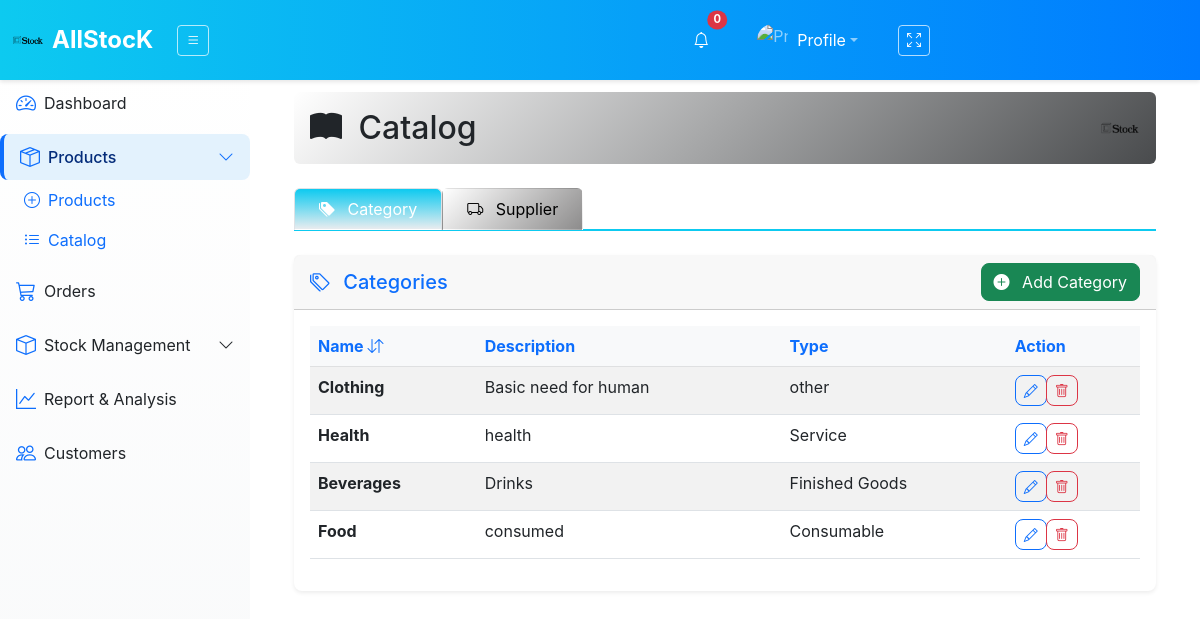
/product/catalog/, run on the app's committed database.
### inventory_sys/models.py (models this page shows, shortened)
class Category(models.Model):
    name = models.CharField(max_length=255, unique=True)
    description = models.TextField(blank=True, null=True)
    category_type = models.CharField(max_length=20, choices=CATEGORY_TYPES, default='finished_goods')
    created_at = models.DateTimeField(auto_now_add=True)

### inventory_sys/views.py (the view, shortened to what this page needs)
# urls.py: path('product/catalog/', views.catalog, name='catalog'),
def catalog(request):
    categories_list = Category.objects.all().order_by('-id')
    suppliers_list = Supplier.objects.all().order_by('-id')
    category_paginator = Paginator(categories_list, 8)
    supplier_paginator = Paginator(suppliers_list, 8)
    category_page_number = request.GET.get('category_page')
    supplier_page_number = request.GET.get('supplier_page')
    categories = category_paginator.get_page(category_page_number)
    suppliers = supplier_paginator.get_page(supplier_page_number)
    context = {
        'categories': categories,
        'suppliers': suppliers,
    }
    return render(request, 'InvApp/catalog.html', context)

### inventory_sys/templates/InvApp/catalog.html (shortened to what this page needs)
{% extends "InvApp/layout.html" %}
{% load static %}
{% block content %}
<div class="container-fluid pt-3">
    <div class="d-flex justify-content-between align-items-center mb-4 p-3 rounded" style="background: linear-gradient(135deg, #ffffff 0%, #494b4d 100%); color: #fff;">
        <h2 class="m-0 text-dark"><i class="bi bi-book-fill me-2"></i> Catalog</h2>
        <img src="{% static 'images/logo-sm.png' %}" alt="Logo" style="height: 40px; opacity: 0.9;">
    </div>
    <ul class="nav nav-tabs mb-4" id="mainTabs" role="tablist" style="border-bottom: 2px solid #0dcaf0;">
        <li class="nav-item" role="presentation">
            <button class="nav-link tab-button  active rounded-top px-4 py-2" id="category-tab" data-bs-toggle="tab" data-bs-target="#category" type="button" role="tab" >
                <i class="bi bi-tags-fill me-2"></i> Category
            </button>
        </li>
        <li class="nav-item" role="presentation">
            <button class="nav-link tab-button rounded-top px-4 py-2" id="supplier-tab" data-bs-toggle="tab" data-bs-target="#supplier" type="button" role="tab" style="background: linear-gradient(180deg, #28a745 0%, #e9ecef 100%); color: #fff;">
                <i class="bi bi-truck me-2"></i> Supplier
            </button>
        </li>
    </ul>
    <div class="tab-content mt-3" id="mainTabsContent">
        <div class="tab-pane fade show active" id="category" role="tabpanel">
            <div class="card border-0 shadow-sm rounded-3">
                <div class="card-header  text-primary d-flex justify-content-between align-items-center">
                    <h5 class="mb-0"><i class="bi bi-tags me-2"></i> Categories</h5>
                    <button class="btn btn-success rounded-3" data-bs-toggle="modal" data-bs-target="#addCategoryModal">
                        <i class="bi bi-plus-circle-fill me-2"></i> Add Category
                    </button>
                </div>
                <div class="card-body">
                    <div class="table-responsive">
                        <table id="example" class="table  table-hover table-striped" style="width:100%">
                            <thead class="table-light">
                                <tr>
                                    <th class="text-primary">Name <i class="bi bi-arrow-down-up sort-icon" data-column="name"></i></th>
                                    <th>Description</th>
                                    <th>Type</th>
                                    <th>Action</th>
                                </tr>
                            </thead>
                            <tbody>
                                {% for category in categories %}
                                    <tr>
                                        <td class="fw-bold">{{ category.name }}</td>
                                        <td>{{ category.description|default:"N/A" }}</td>
                                        <td>{{ category.get_category_type_display }}</td>
                                        <td>
                                            <div class="btn-group">
                                                <button type="button" class="btn btn-sm btn-outline-primary rounded-3" data-bs-toggle="modal" data-bs-target="#updateCategoryModal{{ category.id }}" title="Edit Category">
                                                    <i class="bi bi-pencil"></i>
                                                </button>
                                                <button type="button" class="btn btn-sm btn-outline-danger rounded-3" data-bs-toggle="modal" data-bs-target="#deleteCategoryModal{{ category.id }}" title="Delete Category">
                                                    <i class="bi bi-trash"></i>
                                                </button>
                                            </div>
                                        </td>
                                    </tr>
                                {% endfor %}
                            </tbody>
                        </table>
                    </div>
                </div>
            </div>
        </div>
    </div>
</div>
{% endblock %}

### inventory_sys/static/style/style.css (style rules this page uses)
.card { border-radius: 10px; transition: transform 0.2s ease-in-out; }
.card { transition: transform 0.2s; }
.table th { color: #0d6efd; }

### inventory_sys/static/style/layout.css (style rules this page uses)
body { min-height: 100vh; overflow-x: hidden; padding-top: var(--navbar-height); padding-left: var(--sidebar-width); font-family: 'Inter', sans-serif; transition: all 0.3s ease; }
.card { transition: transform 0.3s ease; }

### inventory_sys/static/style/product.css (style rules this page uses)
.tab-button { background: linear-gradient(135deg, #ffffff 0%, #8d8c8c 100%) !important; color: #000000 !important; transition: all 0.3s ease; }
.tab-button.active { background: linear-gradient(180deg, #0dcaf0 0%, #e9ecef 100%) !important; color: #ffffff !important; }

### inventory_sys/static/style/order.css (style rules this page uses)
.card { transition: transform 0.2s; }

### data on the page
Category: name "Clothing", description "Basic need for human", category_type "other"
Category: name "Health", description "health", category_type "Service"
Category: name "Beverages", description "Drinks", category_type "Finished Goods"
Category: name "Food", description "consumed", category_type "Consumable"
